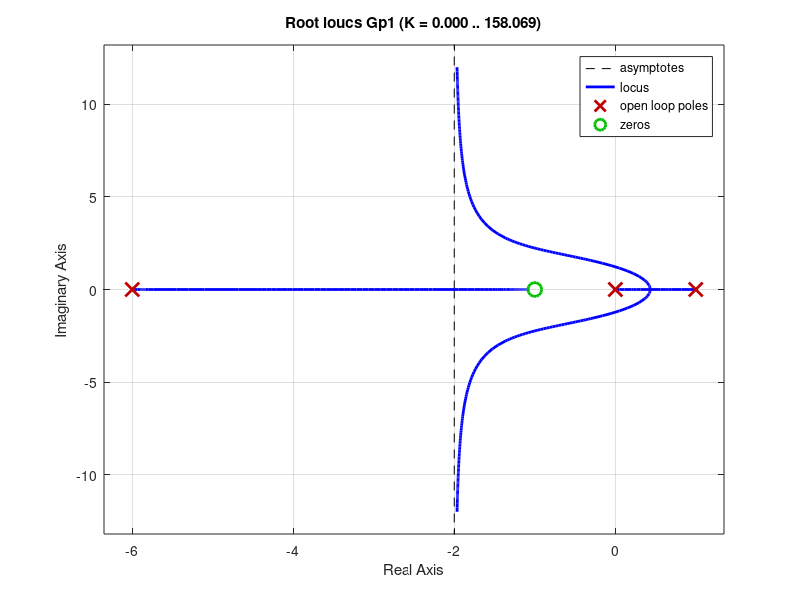
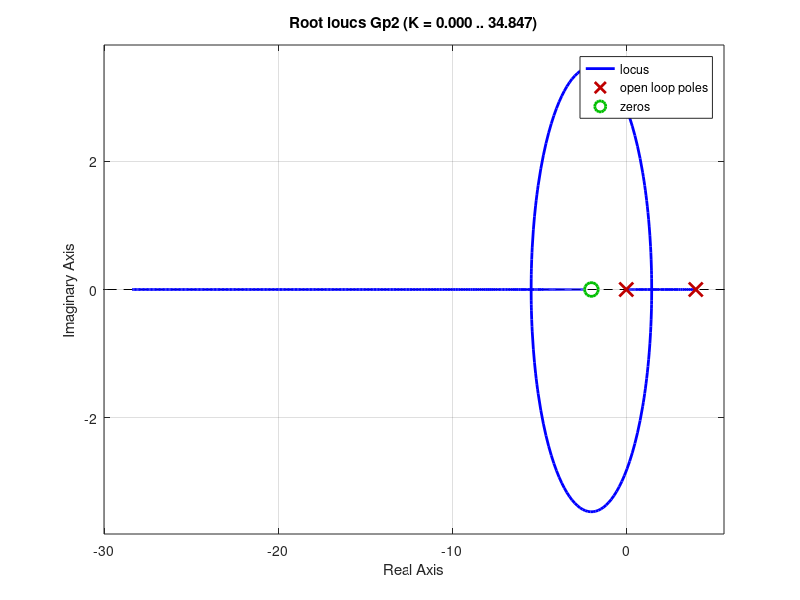

MATLAB code for these plots, in order:
% Benjamin Schlueter ECE 4090 HW 3B

% clean up
clear all;
close all;

% 1

s = tf('s'); % function to create special transfer function variable

Gp1 = (s + 1) / (s * (s - 1) * (s + 6));

figure();
rlocus(Gp1); % matlab function for root locus plot

% 2 

Gp2 = (s + 2) / (s * (s - 4));

figure();
rlocus(Gp2);